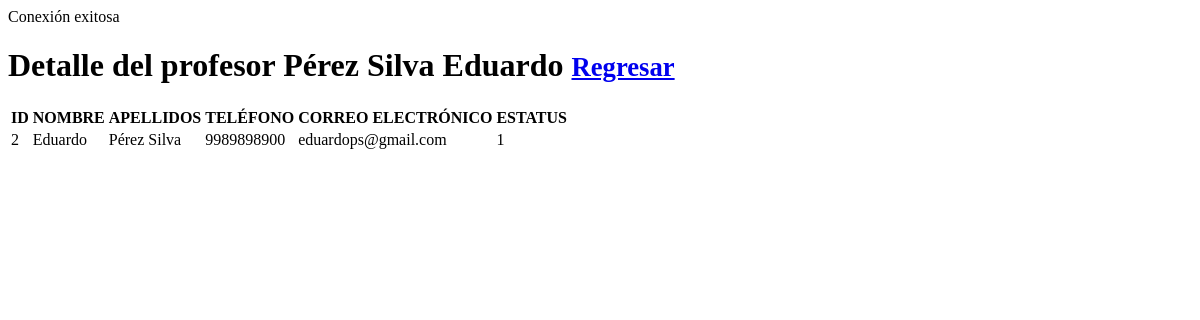
Before: /profesores/detailP.php?id=2 with the older database file.
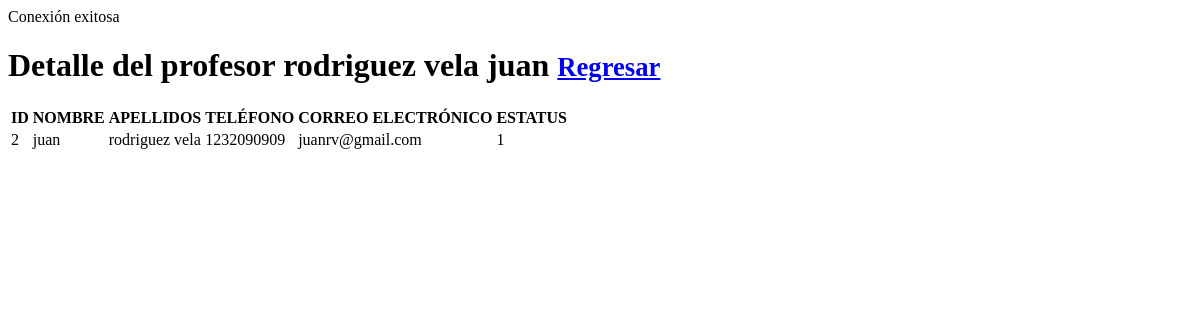
After: the same page with the newer database file.
### tables this page shows
CREATE TABLE `profesores` (
  `id` int(11) NOT NULL,
  `nombre` varchar(35) NOT NULL,
  `apellido` varchar(35) NOT NULL,
  `telefono` varchar(35) NOT NULL,
  `correo` varchar(35) NOT NULL,
  `estatus` int(10) NOT NULL
);

### lib/functions.php (called while the page is built, shortened)
<?php
function get_profesor($connect,$id)
{
$consulta = "SELECT * FROM profesores WHERE id = $id";
$resultado = mysqli_query($connect, $consulta);
return $resultado;
}
        ?><!DOCTYPE html>

### profesores/detailP.php (the view, shortened to what this page needs)
<?php
$id = $_GET['id'];
require_once("../lib/functions.php");
$resultado = get_profesor($connect,$id);
$profesor = mysqli_fetch_array($resultado);
?>
<!DOCTYPE html>
<html lang="es-MX">
<head>
</head>
<body>
    <h1>Detalle del profesor <?php echo $profesor['apellido']." ". $profesor['nombre']?> <small> <a href = "../profesores/indexP.php">Regresar</a></small></h1><table><thead>
        <tr><th>ID</th>
        <th>NOMBRE</th>
        <th>APELLIDOS</th>
        <th>TELÉFONO</th>
        <th>CORREO ELECTRÓNICO</th>
        <th>ESTATUS</th>
        </tr>
    </thead>
    <tbody>
        <tr>
            <td><?php echo $profesor ['id']; ?></td>
            <td><?php echo $profesor ['nombre']; ?></td>
            <td><?php echo $profesor ['apellido']; ?></td>
            <td><?php echo $profesor ['telefono']; ?></td>
            <td><?php echo $profesor ['correo']; ?></td>
            <td><?php echo $profesor ['estatus']; ?></td>
        </tr>
    </tbody>
    </table>
</body>
</html>

Changed rows visible on the page:
changed profesores id 2: apellido "Pérez Silva" → "rodriguez vela"; nombre "Eduardo" → "juan"; telefono "9989898900" → "1232090909"; correo "eduardops@gmail.com" → "juanrv@gmail.com"
